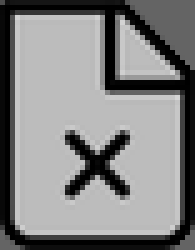
#> input picture elkscmd/gui/images/quit.bmp, 39 x 50 px (shown 5 times larger)
$ python mkv7i.py ../../gui/images/quit.bmp out.png
#> lines starting #> are read from the running program, lines starting #| are printed output that depends on the picture
#!/usr/bin/env python3
# SPDX-License-Identifier: GPL-2.0-only
"""
mkv7i - turn a picture into something v7show can put on a VEGA VGA.

    mkv7i.py -m 640x480 photo.jpg photo.v7i
    mkv7i.py -m 800x600 --pattern smpte.v7i

The 16 colour modes are planar, and the plane is the unit the card wants: a
byte written with the Map Mask selecting one plane lands in that plane alone.
So the file holds plane 0 whole, then plane 1, and v7show blits each in one
pass without shuffling bits on a 8086.  Mode 13h is chunky and goes out as it
is.

Pictures are fitted to the mode rather than stretched, because a mode with a
non-square pixel is normal here - 640x480 is square, 752x410 and 720x540 are
not - and stretching to fill would put a different distortion in every mode,
which is the opposite of what a test image is for.

Copyright (C) 2026 G Keet
Licensed under the GNU General Public License version 2, the same terms as the
ELKS kernel.
"""

import argparse
import struct
import sys

from PIL import Image, ImageDraw

MAGIC = b"V7I1"

# mode name -> (BIOS mode, width, height, bits per pixel)
MODES = {
    "640x480": (0x12, 640, 480, 4),     # standard VGA, always available
    "320x200": (0x13, 320, 200, 8),     # standard VGA, chunky
    "752x410": (0x60, 752, 410, 4),     # Video Seven
    "720x540": (0x61, 720, 540, 4),     # Video Seven
    "800x600": (0x62, 800, 600, 4),     # Video Seven
}

# The default 16 colour VGA palette, which is what a mode set leaves in the DAC.
EGA16 = [
    (0, 0, 0), (0, 0, 170), (0, 170, 0), (0, 170, 170),
    (170, 0, 0), (170, 0, 170), (170, 85, 0), (170, 170, 170),
    (85, 85, 85), (85, 85, 255), (85, 255, 85), (85, 255, 255),
    (255, 85, 85), (255, 85, 255), (255, 255, 85), (255, 255, 255),
]


def palette_image(colours):
    """A PIL palette image to quantise against."""
    pal = Image.new("P", (1, 1))
    flat = []
    for rgb in colours:
        flat += list(rgb)
    flat += [0, 0, 0] * (256 - len(colours))
    pal.putpalette(flat)
    return pal


# [66 lines left out: functions default_256, test_pattern, not called in this run]


def fit(img, w, h, ncolours):
    """Scale to fit inside the mode and centre it on black."""
#> called with w = 640, h = 480, ncolours = 16
    src = img.convert("RGB")
    scale = min(w / src.width, h / src.height)
#> scale = 9.6
    new = (max(1, int(src.width * scale)), max(1, int(src.height * scale)))
#> new = (374, 480)
    src = src.resize(new, Image.LANCZOS)
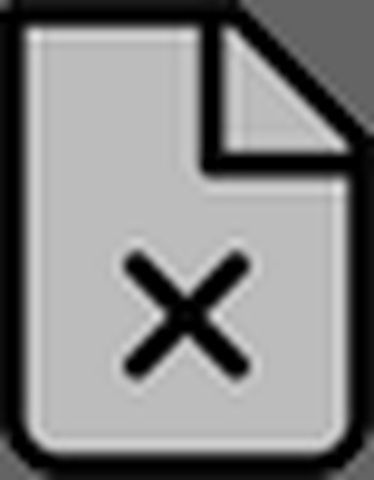
#> src: PIL image 374x480 RGB; min 0, max 229, mean 131.3
    canvas = Image.new("RGB", (w, h), (0, 0, 0))
#> canvas: PIL image 640x480 RGB; every value is 0
    canvas.paste(src, ((w - new[0]) // 2, (h - new[1]) // 2))
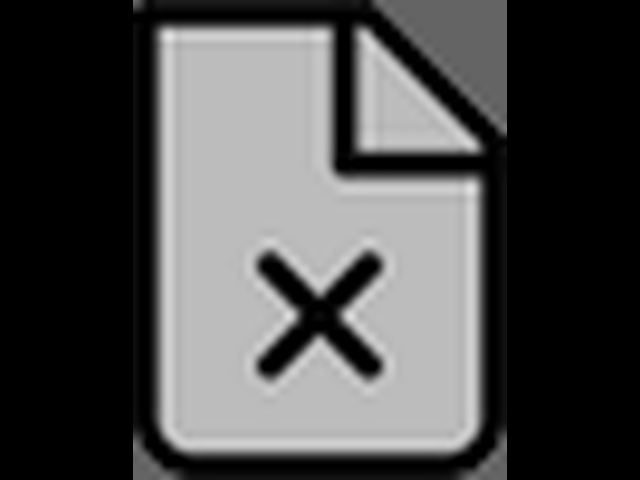
#> canvas: PIL image 640x480 RGB; min 0, max 229, mean 76.7
    colours = EGA16 if ncolours == 16 else default_256()
    return canvas.quantize(palette=palette_image(colours),
                           dither=Image.FLOYDSTEINBERG)


def planar(img, w, h):
    """Split 4 bit pixels into four planes of packed bits, plane 0 first."""
#> called with w = 640, h = 480
    px = img.load()
    stride = (w + 7) // 8
    out = bytearray()
    for plane in range(4):
        bit = 1 << plane
        for y in range(h):
            acc = 0
            nbits = 0
            row = bytearray()
            for x in range(w):
                acc = (acc << 1) | (1 if px[x, y] & bit else 0)
                nbits += 1
                if nbits == 8:
                    row.append(acc)
                    acc = 0
                    nbits = 0
            if nbits:
                row.append(acc << (8 - nbits))
            out += row.ljust(stride, b"\0")
    return bytes(out), stride


# [7 lines left out: function chunky, not called in this run]


def main():
    ap = argparse.ArgumentParser()
    ap.add_argument("-m", "--mode", default="640x480", choices=sorted(MODES))
    ap.add_argument("--pattern", action="store_true",
                    help="generate a test pattern instead of reading a file")
    ap.add_argument("source", nargs="?")
    ap.add_argument("out")
    a = ap.parse_args()

    mode, w, h, bpp = MODES[a.mode]
    ncolours = 1 << bpp

    if a.pattern:
        img = test_pattern(w, h, ncolours)
    else:
        if not a.source:
            ap.error("give a source image or --pattern")
        img = fit(Image.open(a.source), w, h, ncolours)

    if bpp == 4:
        data, stride = planar(img, w, h)
#> stride = 80
        planes = 4
    else:
        data, stride = chunky(img, w, h)
        planes = 1

    hdr = MAGIC + struct.pack("<BBHHHH", mode, planes, w, h, stride, 0)
    assert len(hdr) == 14
    with open(a.out, "wb") as f:
        f.write(hdr)
        f.write(data)
    print("%s: mode %02x %dx%d, %d plane%s, %d bytes"
          % (a.out, mode, w, h, planes, "" if planes == 1 else "s",
             len(hdr) + len(data)), file=sys.stderr)


if __name__ == "__main__":
    main()
